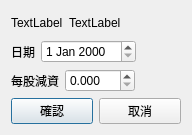
<?xml version="1.0" encoding="UTF-8"?>
<ui version="4.0">
 <class>Dialog</class>
 <widget class="QDialog" name="Dialog">
  <property name="geometry">
   <rect>
    <x>0</x>
    <y>0</y>
    <width>192</width>
    <height>135</height>
   </rect>
  </property>
  <property name="minimumSize">
   <size>
    <width>192</width>
    <height>135</height>
   </size>
  </property>
  <property name="maximumSize">
   <size>
    <width>192</width>
    <height>135</height>
   </size>
  </property>
  <property name="windowTitle">
   <string>現金減資</string>
  </property>
  <layout class="QVBoxLayout" name="verticalLayout">
   <item>
    <layout class="QHBoxLayout" name="horizontalLayout_2">
     <item>
      <widget class="QLabel" name="qtStockNumberLabel">
       <property name="text">
        <string>TextLabel</string>
       </property>
      </widget>
     </item>
     <item>
      <widget class="QLabel" name="qtStockNameLabel">
       <property name="text">
        <string>TextLabel</string>
       </property>
      </widget>
     </item>
     <item>
      <spacer name="horizontalSpacer_4">
       <property name="orientation">
        <enum>Qt::Horizontal</enum>
       </property>
       <property name="sizeHint" stdset="0">
        <size>
         <width>40</width>
         <height>20</height>
        </size>
       </property>
      </spacer>
     </item>
    </layout>
   </item>
   <item>
    <layout class="QHBoxLayout" name="horizontalLayout_3">
     <item>
      <widget class="QLabel" name="label_2">
       <property name="text">
        <string>日期</string>
       </property>
      </widget>
     </item>
     <item>
      <widget class="QDateEdit" name="qtDateEdit"/>
     </item>
     <item>
      <spacer name="horizontalSpacer_5">
       <property name="orientation">
        <enum>Qt::Horizontal</enum>
       </property>
       <property name="sizeHint" stdset="0">
        <size>
         <width>40</width>
         <height>20</height>
        </size>
       </property>
      </spacer>
     </item>
    </layout>
   </item>
   <item>
    <layout class="QHBoxLayout" name="horizontalLayout">
     <item>
      <widget class="QLabel" name="label">
       <property name="text">
        <string>每股減資</string>
       </property>
      </widget>
     </item>
     <item>
      <widget class="QDoubleSpinBox" name="qtCapitalReductionDoubleSpinBox">
       <property name="minimumSize">
        <size>
         <width>70</width>
         <height>0</height>
        </size>
       </property>
       <property name="decimals">
        <number>3</number>
       </property>
       <property name="maximum">
        <double>9.999000000000001</double>
       </property>
      </widget>
     </item>
     <item>
      <spacer name="horizontalSpacer">
       <property name="orientation">
        <enum>Qt::Horizontal</enum>
       </property>
       <property name="sizeHint" stdset="0">
        <size>
         <width>40</width>
         <height>20</height>
        </size>
       </property>
      </spacer>
     </item>
    </layout>
   </item>
   <item>
    <layout class="QHBoxLayout" name="horizontalLayout_4">
     <item>
      <widget class="QPushButton" name="qtOkPushButton">
       <property name="text">
        <string>確認</string>
       </property>
      </widget>
     </item>
     <item>
      <widget class="QPushButton" name="qtCancelPushButton">
       <property name="text">
        <string>取消</string>
       </property>
      </widget>
     </item>
    </layout>
   </item>
  </layout>
 </widget>
 <resources/>
 <connections/>
</ui>
